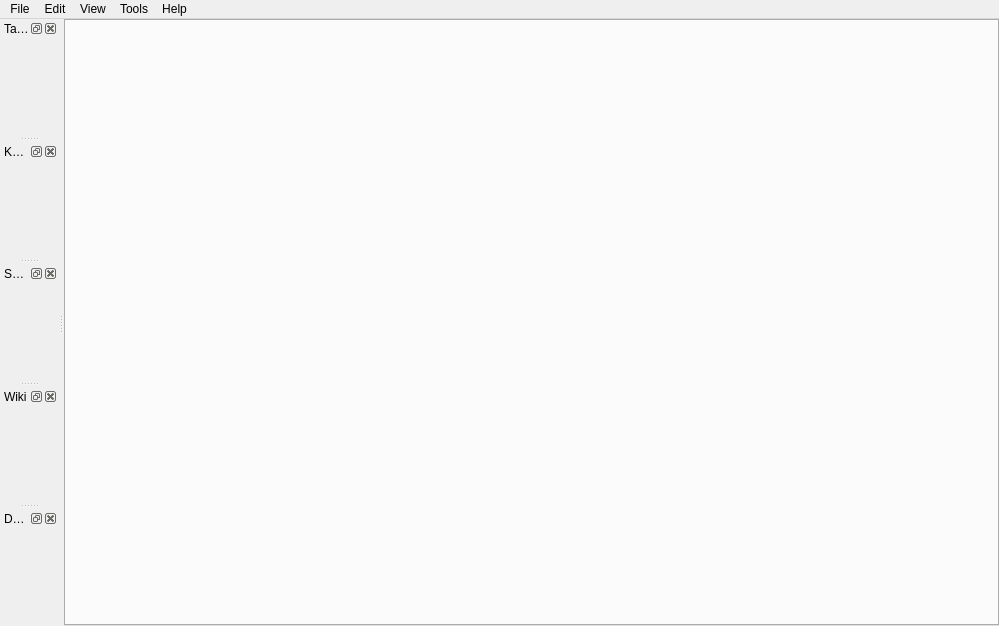
<?xml version="1.0" encoding="UTF-8"?>
<ui version="4.0">
 <class>MainWindow</class>
 <widget class="QMainWindow" name="MainWindow">
  <property name="geometry">
   <rect>
    <x>0</x>
    <y>0</y>
    <width>999</width>
    <height>626</height>
   </rect>
  </property>
  <property name="acceptDrops">
   <bool>true</bool>
  </property>
  <property name="windowIcon">
   <iconset resource="../resources/resources.qrc">
    <normaloff>:/images/icon.ico</normaloff>:/images/icon.ico</iconset>
  </property>
  <widget class="QWidget" name="centralwidget">
   <layout class="QHBoxLayout" name="horizontalLayout_3">
    <property name="spacing">
     <number>0</number>
    </property>
    <property name="leftMargin">
     <number>0</number>
    </property>
    <property name="topMargin">
     <number>0</number>
    </property>
    <property name="rightMargin">
     <number>0</number>
    </property>
    <property name="bottomMargin">
     <number>0</number>
    </property>
    <item>
     <widget class="QClosableTabWidget" name="tabWidget">
      <property name="sizePolicy">
       <sizepolicy hsizetype="Ignored" vsizetype="Ignored">
        <horstretch>0</horstretch>
        <verstretch>0</verstretch>
       </sizepolicy>
      </property>
      <property name="styleSheet">
       <string notr="true"/>
      </property>
      <property name="tabShape">
       <enum>QTabWidget::Rounded</enum>
      </property>
      <property name="currentIndex">
       <number>-1</number>
      </property>
      <property name="movable">
       <bool>true</bool>
      </property>
     </widget>
    </item>
   </layout>
  </widget>
  <widget class="QMenuBar" name="menubar">
   <property name="geometry">
    <rect>
     <x>0</x>
     <y>0</y>
     <width>999</width>
     <height>20</height>
    </rect>
   </property>
   <property name="nativeMenuBar">
    <bool>true</bool>
   </property>
   <widget class="QMenu" name="menu_propos">
    <property name="title">
     <string>Help</string>
    </property>
    <addaction name="actionAboutGrabber"/>
    <addaction name="actionAboutWebsite"/>
    <addaction name="actionAboutGithub"/>
    <addaction name="actionAboutReportBug"/>
    <addaction name="separator"/>
    <addaction name="actionDonatePaypal"/>
    <addaction name="actionDonatePatreon"/>
    <addaction name="separator"/>
    <addaction name="actionAboutQt"/>
   </widget>
   <widget class="QMenu" name="menuOutils">
    <property name="title">
     <string>Tools</string>
    </property>
    <addaction name="actionBlacklistFix"/>
    <addaction name="actionEmptyDirsFix"/>
    <addaction name="actionMd5DatabaseConverter"/>
    <addaction name="actionMd5Fix"/>
    <addaction name="actionRenameExistingImages"/>
    <addaction name="actionTagLoader"/>
    <addaction name="separator"/>
    <addaction name="actionOptions"/>
   </widget>
   <widget class="QMenu" name="menuView">
    <property name="title">
     <string>View</string>
    </property>
   </widget>
   <widget class="QMenu" name="menuFichier">
    <property name="title">
     <string>File</string>
    </property>
    <addaction name="actionAddtab"/>
    <addaction name="actionAddTabs"/>
    <addaction name="actionAddpooltab"/>
    <addaction name="actionClosetab"/>
    <addaction name="actionRestoreLastClosedTab"/>
    <addaction name="separator"/>
    <addaction name="actionFolder"/>
    <addaction name="actionSettingsFolder"/>
    <addaction name="separator"/>
    <addaction name="actionSaveDownloadsList"/>
    <addaction name="actionLoadDownloadsList"/>
    <addaction name="separator"/>
    <addaction name="actionQuit"/>
   </widget>
   <widget class="QMenu" name="menuEdit">
    <property name="title">
     <string>Edit</string>
    </property>
    <addaction name="actionPruneSources"/>
   </widget>
   <addaction name="menuFichier"/>
   <addaction name="menuEdit"/>
   <addaction name="menuView"/>
   <addaction name="menuOutils"/>
   <addaction name="menu_propos"/>
  </widget>
  <widget class="QDockWidget" name="dock_internet">
   <property name="windowTitle">
    <string>Tags</string>
   </property>
   <attribute name="dockWidgetArea">
    <number>1</number>
   </attribute>
   <widget class="QWidget" name="dockTagsContents">
    <layout class="QVBoxLayout" name="dockTagsLayout">
     <property name="leftMargin">
      <number>0</number>
     </property>
     <property name="topMargin">
      <number>0</number>
     </property>
     <property name="rightMargin">
      <number>0</number>
     </property>
     <property name="bottomMargin">
      <number>0</number>
     </property>
    </layout>
   </widget>
  </widget>
  <widget class="QDockWidget" name="dock_kfl">
   <property name="windowTitle">
    <string>Kept for later</string>
   </property>
   <attribute name="dockWidgetArea">
    <number>1</number>
   </attribute>
   <widget class="QWidget" name="dockKflContents">
    <layout class="QVBoxLayout" name="dockKflLayout">
     <property name="leftMargin">
      <number>0</number>
     </property>
     <property name="topMargin">
      <number>0</number>
     </property>
     <property name="rightMargin">
      <number>0</number>
     </property>
     <property name="bottomMargin">
      <number>0</number>
     </property>
    </layout>
   </widget>
  </widget>
  <widget class="QDockWidget" name="dock_favorites">
   <property name="windowTitle">
    <string>Saved searches</string>
   </property>
   <attribute name="dockWidgetArea">
    <number>1</number>
   </attribute>
   <widget class="QWidget" name="dockFavoritesContents">
    <layout class="QVBoxLayout" name="dockFavoritesLayout">
     <property name="leftMargin">
      <number>0</number>
     </property>
     <property name="topMargin">
      <number>0</number>
     </property>
     <property name="rightMargin">
      <number>0</number>
     </property>
     <property name="bottomMargin">
      <number>0</number>
     </property>
    </layout>
   </widget>
  </widget>
  <widget class="QDockWidget" name="dock_wiki">
   <property name="windowTitle">
    <string>Wiki</string>
   </property>
   <attribute name="dockWidgetArea">
    <number>1</number>
   </attribute>
   <widget class="QWidget" name="dockWikiContents">
    <layout class="QVBoxLayout" name="dockWikiLayout">
     <property name="leftMargin">
      <number>0</number>
     </property>
     <property name="topMargin">
      <number>0</number>
     </property>
     <property name="rightMargin">
      <number>0</number>
     </property>
     <property name="bottomMargin">
      <number>0</number>
     </property>
    </layout>
   </widget>
  </widget>
  <widget class="QDockWidget" name="dockOptions">
   <property name="windowTitle">
    <string>Destination</string>
   </property>
   <attribute name="dockWidgetArea">
    <number>1</number>
   </attribute>
   <widget class="QWidget" name="dockSettingsContents">
    <layout class="QFormLayout" name="dockSettingsLayout">
     <property name="fieldGrowthPolicy">
      <enum>QFormLayout::AllNonFixedFieldsGrow</enum>
     </property>
     <property name="leftMargin">
      <number>0</number>
     </property>
     <property name="topMargin">
      <number>0</number>
     </property>
     <property name="rightMargin">
      <number>0</number>
     </property>
     <property name="bottomMargin">
      <number>0</number>
     </property>
    </layout>
   </widget>
  </widget>
  <action name="actionOptions">
   <property name="icon">
    <iconset resource="../resources/resources.qrc">
     <normaloff>:/images/icons/settings.png</normaloff>:/images/icons/settings.png</iconset>
   </property>
   <property name="text">
    <string>Options</string>
   </property>
   <property name="shortcut">
    <string>Ctrl+P</string>
   </property>
  </action>
  <action name="actionFolder">
   <property name="icon">
    <iconset resource="../resources/resources.qrc">
     <normaloff>:/images/icons/folder-images.png</normaloff>:/images/icons/folder-images.png</iconset>
   </property>
   <property name="text">
    <string>Open destination folder</string>
   </property>
  </action>
  <action name="actionQuit">
   <property name="icon">
    <iconset resource="../resources/resources.qrc">
     <normaloff>:/images/icons/exit.png</normaloff>:/images/icons/exit.png</iconset>
   </property>
   <property name="text">
    <string>Quit</string>
   </property>
  </action>
  <action name="actionAboutGrabber">
   <property name="icon">
    <iconset resource="../resources/resources.qrc">
     <normaloff>:/images/icons/about.png</normaloff>:/images/icons/about.png</iconset>
   </property>
   <property name="text">
    <string>About Grabber</string>
   </property>
  </action>
  <action name="actionAboutQt">
   <property name="icon">
    <iconset resource="../resources/resources.qrc">
     <normaloff>:/images/icons/qt.png</normaloff>:/images/icons/qt.png</iconset>
   </property>
   <property name="text">
    <string>About Qt</string>
   </property>
  </action>
  <action name="actionAddtab">
   <property name="icon">
    <iconset resource="../resources/resources.qrc">
     <normaloff>:/images/icons/tab-plus.png</normaloff>:/images/icons/tab-plus.png</iconset>
   </property>
   <property name="text">
    <string>New tab</string>
   </property>
  </action>
  <action name="actionClosetab">
   <property name="icon">
    <iconset resource="../resources/resources.qrc">
     <normaloff>:/images/icons/tab-minus.png</normaloff>:/images/icons/tab-minus.png</iconset>
   </property>
   <property name="text">
    <string>Close tab</string>
   </property>
  </action>
  <action name="actionBlacklistFix">
   <property name="text">
    <string>Blacklist fixer</string>
   </property>
  </action>
  <action name="actionEmptyDirsFix">
   <property name="text">
    <string>Empty folders fixer</string>
   </property>
  </action>
  <action name="actionTags">
   <property name="checkable">
    <bool>true</bool>
   </property>
   <property name="checked">
    <bool>true</bool>
   </property>
   <property name="text">
    <string>Tags</string>
   </property>
  </action>
  <action name="actionKfl">
   <property name="checkable">
    <bool>true</bool>
   </property>
   <property name="checked">
    <bool>true</bool>
   </property>
   <property name="text">
    <string>Kept for later</string>
   </property>
   <property name="toolTip">
    <string>Kept for later</string>
   </property>
  </action>
  <action name="actionFavorites">
   <property name="checkable">
    <bool>true</bool>
   </property>
   <property name="checked">
    <bool>true</bool>
   </property>
   <property name="text">
    <string>Saved searches</string>
   </property>
  </action>
  <action name="actionAddpooltab">
   <property name="icon">
    <iconset resource="../resources/resources.qrc">
     <normaloff>:/images/icons/tab-poolplus.png</normaloff>:/images/icons/tab-poolplus.png</iconset>
   </property>
   <property name="text">
    <string>New pool tab</string>
   </property>
  </action>
  <action name="actionMd5Fix">
   <property name="text">
    <string>MD5 list fixer</string>
   </property>
  </action>
  <action name="actionSettingsFolder">
   <property name="icon">
    <iconset resource="../resources/resources.qrc">
     <normaloff>:/images/icons/folder-document.png</normaloff>:/images/icons/folder-document.png</iconset>
   </property>
   <property name="text">
    <string>Open options folder</string>
   </property>
  </action>
  <action name="actionAboutWebsite">
   <property name="icon">
    <iconset resource="../resources/resources.qrc">
     <normaloff>:/images/icons/browser.png</normaloff>:/images/icons/browser.png</iconset>
   </property>
   <property name="text">
    <string>Project website</string>
   </property>
  </action>
  <action name="actionAboutReportBug">
   <property name="icon">
    <iconset resource="../resources/resources.qrc">
     <normaloff>:/images/icons/bug.png</normaloff>:/images/icons/bug.png</iconset>
   </property>
   <property name="text">
    <string>Report an issue</string>
   </property>
  </action>
  <action name="actionRenameExistingImages">
   <property name="text">
    <string>Rename existing images</string>
   </property>
  </action>
  <action name="actionAboutGithub">
   <property name="icon">
    <iconset resource="../resources/resources.qrc">
     <normaloff>:/images/icons/github.png</normaloff>:/images/icons/github.png</iconset>
   </property>
   <property name="text">
    <string>Project GitHub</string>
   </property>
  </action>
  <action name="actionRestoreLastClosedTab">
   <property name="enabled">
    <bool>false</bool>
   </property>
   <property name="icon">
    <iconset resource="../resources/resources.qrc">
     <normaloff>:/images/icons/tab-arrow.png</normaloff>:/images/icons/tab-arrow.png</iconset>
   </property>
   <property name="text">
    <string>Restore last closed tab</string>
   </property>
   <property name="shortcut">
    <string notr="true">Ctrl+Shift+T</string>
   </property>
  </action>
  <action name="actionTagLoader">
   <property name="text">
    <string>Tag loader</string>
   </property>
  </action>
  <action name="actionSaveDownloadsList">
   <property name="icon">
    <iconset resource="../resources/resources.qrc">
     <normaloff>:/images/icons/save-as.png</normaloff>:/images/icons/save-as.png</iconset>
   </property>
   <property name="text">
    <string>Save downloads list</string>
   </property>
  </action>
  <action name="actionLoadDownloadsList">
   <property name="icon">
    <iconset resource="../resources/resources.qrc">
     <normaloff>:/images/icons/open.png</normaloff>:/images/icons/open.png</iconset>
   </property>
   <property name="text">
    <string>Load downloads list</string>
   </property>
  </action>
  <action name="actionMd5DatabaseConverter">
   <property name="text">
    <string>MD5 database converter</string>
   </property>
  </action>
  <action name="actionDonatePaypal">
   <property name="icon">
    <iconset resource="../resources/resources.qrc">
     <normaloff>:/images/icons/paypal.png</normaloff>:/images/icons/paypal.png</iconset>
   </property>
   <property name="text">
    <string>Donate with PayPal</string>
   </property>
  </action>
  <action name="actionDonatePatreon">
   <property name="icon">
    <iconset resource="../resources/resources.qrc">
     <normaloff>:/images/icons/patreon.png</normaloff>:/images/icons/patreon.png</iconset>
   </property>
   <property name="text">
    <string>Donate with Patreon</string>
   </property>
  </action>
  <action name="actionPruneSources">
   <property name="text">
    <string>Prune sources</string>
   </property>
  </action>
  <action name="actionAddTabs">
   <property name="icon">
    <iconset resource="../resources/resources.qrc">
     <normaloff>:/images/icons/tab-plus.png</normaloff>:/images/icons/tab-plus.png</iconset>
   </property>
   <property name="text">
    <string>New tabs</string>
   </property>
  </action>
 </widget>
 <customwidgets>
  <customwidget>
   <class>QClosableTabWidget</class>
   <extends>QTabWidget</extends>
   <header>ui/qclosabletabwidget.h</header>
   <container>1</container>
  </customwidget>
 </customwidgets>
 <tabstops>
  <tabstop>tabWidget</tabstop>
 </tabstops>
 <resources>
  <include location="../resources/resources.qrc"/>
 </resources>
 <connections>
  <connection>
   <sender>actionOptions</sender>
   <signal>triggered()</signal>
   <receiver>MainWindow</receiver>
   <slot>options()</slot>
   <hints>
    <hint type="sourcelabel">
     <x>-1</x>
     <y>-1</y>
    </hint>
    <hint type="destinationlabel">
     <x>399</x>
     <y>299</y>
    </hint>
   </hints>
  </connection>
  <connection>
   <sender>actionAboutGrabber</sender>
   <signal>triggered()</signal>
   <receiver>MainWindow</receiver>
   <slot>aboutAuthor()</slot>
   <hints>
    <hint type="sourcelabel">
     <x>-1</x>
     <y>-1</y>
    </hint>
    <hint type="destinationlabel">
     <x>399</x>
     <y>299</y>
    </hint>
   </hints>
  </connection>
  <connection>
   <sender>actionFolder</sender>
   <signal>triggered()</signal>
   <receiver>MainWindow</receiver>
   <slot>saveFolder()</slot>
   <hints>
    <hint type="sourcelabel">
     <x>-1</x>
     <y>-1</y>
    </hint>
    <hint type="destinationlabel">
     <x>399</x>
     <y>299</y>
    </hint>
   </hints>
  </connection>
  <connection>
   <sender>actionAddtab</sender>
   <signal>triggered()</signal>
   <receiver>MainWindow</receiver>
   <slot>addTab()</slot>
   <hints>
    <hint type="sourcelabel">
     <x>-1</x>
     <y>-1</y>
    </hint>
    <hint type="destinationlabel">
     <x>399</x>
     <y>540</y>
    </hint>
   </hints>
  </connection>
  <connection>
   <sender>actionClosetab</sender>
   <signal>triggered()</signal>
   <receiver>MainWindow</receiver>
   <slot>closeCurrentTab()</slot>
   <hints>
    <hint type="sourcelabel">
     <x>-1</x>
     <y>-1</y>
    </hint>
    <hint type="destinationlabel">
     <x>399</x>
     <y>270</y>
    </hint>
   </hints>
  </connection>
  <connection>
   <sender>actionBlacklistFix</sender>
   <signal>triggered()</signal>
   <receiver>MainWindow</receiver>
   <slot>blacklistFix()</slot>
   <hints>
    <hint type="sourcelabel">
     <x>-1</x>
     <y>-1</y>
    </hint>
    <hint type="destinationlabel">
     <x>399</x>
     <y>270</y>
    </hint>
   </hints>
  </connection>
  <connection>
   <sender>actionEmptyDirsFix</sender>
   <signal>triggered()</signal>
   <receiver>MainWindow</receiver>
   <slot>emptyDirsFix()</slot>
   <hints>
    <hint type="sourcelabel">
     <x>-1</x>
     <y>-1</y>
    </hint>
    <hint type="destinationlabel">
     <x>399</x>
     <y>270</y>
    </hint>
   </hints>
  </connection>
  <connection>
   <sender>actionAddpooltab</sender>
   <signal>triggered()</signal>
   <receiver>MainWindow</receiver>
   <slot>addPoolTab()</slot>
   <hints>
    <hint type="sourcelabel">
     <x>-1</x>
     <y>-1</y>
    </hint>
    <hint type="destinationlabel">
     <x>399</x>
     <y>270</y>
    </hint>
   </hints>
  </connection>
  <connection>
   <sender>actionMd5Fix</sender>
   <signal>triggered()</signal>
   <receiver>MainWindow</receiver>
   <slot>md5FixOpen()</slot>
   <hints>
    <hint type="sourcelabel">
     <x>-1</x>
     <y>-1</y>
    </hint>
    <hint type="destinationlabel">
     <x>399</x>
     <y>270</y>
    </hint>
   </hints>
  </connection>
  <connection>
   <sender>tabWidget</sender>
   <signal>currentChanged(int)</signal>
   <receiver>MainWindow</receiver>
   <slot>currentTabChanged(int)</slot>
   <hints>
    <hint type="sourcelabel">
     <x>344</x>
     <y>32</y>
    </hint>
    <hint type="destinationlabel">
     <x>0</x>
     <y>52</y>
    </hint>
   </hints>
  </connection>
  <connection>
   <sender>actionSettingsFolder</sender>
   <signal>triggered()</signal>
   <receiver>MainWindow</receiver>
   <slot>openSettingsFolder()</slot>
   <hints>
    <hint type="sourcelabel">
     <x>-1</x>
     <y>-1</y>
    </hint>
    <hint type="destinationlabel">
     <x>399</x>
     <y>270</y>
    </hint>
   </hints>
  </connection>
  <connection>
   <sender>actionAboutReportBug</sender>
   <signal>triggered()</signal>
   <receiver>MainWindow</receiver>
   <slot>aboutReportBug()</slot>
   <hints>
    <hint type="sourcelabel">
     <x>-1</x>
     <y>-1</y>
    </hint>
    <hint type="destinationlabel">
     <x>399</x>
     <y>270</y>
    </hint>
   </hints>
  </connection>
  <connection>
   <sender>actionAboutWebsite</sender>
   <signal>triggered()</signal>
   <receiver>MainWindow</receiver>
   <slot>aboutWebsite()</slot>
   <hints>
    <hint type="sourcelabel">
     <x>-1</x>
     <y>-1</y>
    </hint>
    <hint type="destinationlabel">
     <x>399</x>
     <y>270</y>
    </hint>
   </hints>
  </connection>
  <connection>
   <sender>actionRenameExistingImages</sender>
   <signal>triggered()</signal>
   <receiver>MainWindow</receiver>
   <slot>renameExisting()</slot>
   <hints>
    <hint type="sourcelabel">
     <x>-1</x>
     <y>-1</y>
    </hint>
    <hint type="destinationlabel">
     <x>399</x>
     <y>270</y>
    </hint>
   </hints>
  </connection>
  <connection>
   <sender>actionAboutGithub</sender>
   <signal>triggered()</signal>
   <receiver>MainWindow</receiver>
   <slot>aboutGithub()</slot>
   <hints>
    <hint type="sourcelabel">
     <x>-1</x>
     <y>-1</y>
    </hint>
    <hint type="destinationlabel">
     <x>399</x>
     <y>270</y>
    </hint>
   </hints>
  </connection>
  <connection>
   <sender>actionRestoreLastClosedTab</sender>
   <signal>triggered()</signal>
   <receiver>MainWindow</receiver>
   <slot>restoreLastClosedTab()</slot>
   <hints>
    <hint type="sourcelabel">
     <x>-1</x>
     <y>-1</y>
    </hint>
    <hint type="destinationlabel">
     <x>399</x>
     <y>270</y>
    </hint>
   </hints>
  </connection>
  <connection>
   <sender>actionTagLoader</sender>
   <signal>triggered()</signal>
   <receiver>MainWindow</receiver>
   <slot>utilTagLoader()</slot>
   <hints>
    <hint type="sourcelabel">
     <x>-1</x>
     <y>-1</y>
    </hint>
    <hint type="destinationlabel">
     <x>399</x>
     <y>270</y>
    </hint>
   </hints>
  </connection>
  <connection>
   <sender>actionMd5DatabaseConverter</sender>
   <signal>triggered()</signal>
   <receiver>MainWindow</receiver>
   <slot>utilMd5DatabaseConverter()</slot>
   <hints>
    <hint type="sourcelabel">
     <x>-1</x>
     <y>-1</y>
    </hint>
    <hint type="destinationlabel">
     <x>499</x>
     <y>312</y>
    </hint>
   </hints>
  </connection>
  <connection>
   <sender>actionDonatePaypal</sender>
   <signal>triggered()</signal>
   <receiver>MainWindow</receiver>
   <slot>aboutDonatePaypal()</slot>
   <hints>
    <hint type="sourcelabel">
     <x>-1</x>
     <y>-1</y>
    </hint>
    <hint type="destinationlabel">
     <x>499</x>
     <y>312</y>
    </hint>
   </hints>
  </connection>
  <connection>
   <sender>actionDonatePatreon</sender>
   <signal>triggered()</signal>
   <receiver>MainWindow</receiver>
   <slot>aboutDonatePatreon()</slot>
   <hints>
    <hint type="sourcelabel">
     <x>-1</x>
     <y>-1</y>
    </hint>
    <hint type="destinationlabel">
     <x>499</x>
     <y>312</y>
    </hint>
   </hints>
  </connection>
  <connection>
   <sender>actionPruneSources</sender>
   <signal>triggered()</signal>
   <receiver>MainWindow</receiver>
   <slot>pruneSources()</slot>
   <hints>
    <hint type="sourcelabel">
     <x>-1</x>
     <y>-1</y>
    </hint>
    <hint type="destinationlabel">
     <x>499</x>
     <y>312</y>
    </hint>
   </hints>
  </connection>
  <connection>
   <sender>actionAddTabs</sender>
   <signal>triggered()</signal>
   <receiver>MainWindow</receiver>
   <slot>addTabs()</slot>
   <hints>
    <hint type="sourcelabel">
     <x>-1</x>
     <y>-1</y>
    </hint>
    <hint type="destinationlabel">
     <x>499</x>
     <y>312</y>
    </hint>
   </hints>
  </connection>
 </connections>
 <slots>
  <slot>help()</slot>
  <slot>options()</slot>
  <slot>aboutAuthor()</slot>
  <slot>updateFavorites()</slot>
  <slot>webUpdateTags()</slot>
  <slot>webUpdatePopular()</slot>
  <slot>batchClear()</slot>
  <slot>addGroup()</slot>
  <slot>addUnique()</slot>
  <slot>logClear()</slot>
  <slot>getPage()</slot>
  <slot>getAll()</slot>
  <slot>favoritesBack()</slot>
  <slot>viewed()</slot>
  <slot>updateBatchGroups(int,int)</slot>
  <slot>saveFolder()</slot>
  <slot>widgetPlusChange()</slot>
  <slot>checkFavorites()</slot>
  <slot>previousPage()</slot>
  <slot>nextPage()</slot>
  <slot>firstPage()</slot>
  <slot>lastPage()</slot>
  <slot>addTab()</slot>
  <slot>closeCurrentTab()</slot>
  <slot>batchClearSel()</slot>
  <slot>batchSel()</slot>
  <slot>blacklistFix()</slot>
  <slot>emptyDirsFix()</slot>
  <slot>loadTag(QString)</slot>
  <slot>updateFavoritesDock()</slot>
  <slot>currentTabChanged(int)</slot>
  <slot>logOpen()</slot>
  <slot>saveSettings()</slot>
  <slot>addPoolTab()</slot>
  <slot>md5FixOpen()</slot>
  <slot>updateCompleters()</slot>
  <slot>batchMoveUp()</slot>
  <slot>batchMoveDown()</slot>
  <slot>openSettingsFolder()</slot>
  <slot>aboutWebsite()</slot>
  <slot>aboutReportBug()</slot>
  <slot>renameExisting()</slot>
  <slot>aboutGithub()</slot>
  <slot>restoreLastClosedTab()</slot>
  <slot>utilTagLoader()</slot>
  <slot>utilMd5DatabaseConverter()</slot>
  <slot>aboutDonatePaypal()</slot>
  <slot>aboutDonatePatreon()</slot>
  <slot>pruneSources()</slot>
  <slot>addTabs()</slot>
 </slots>
</ui>
